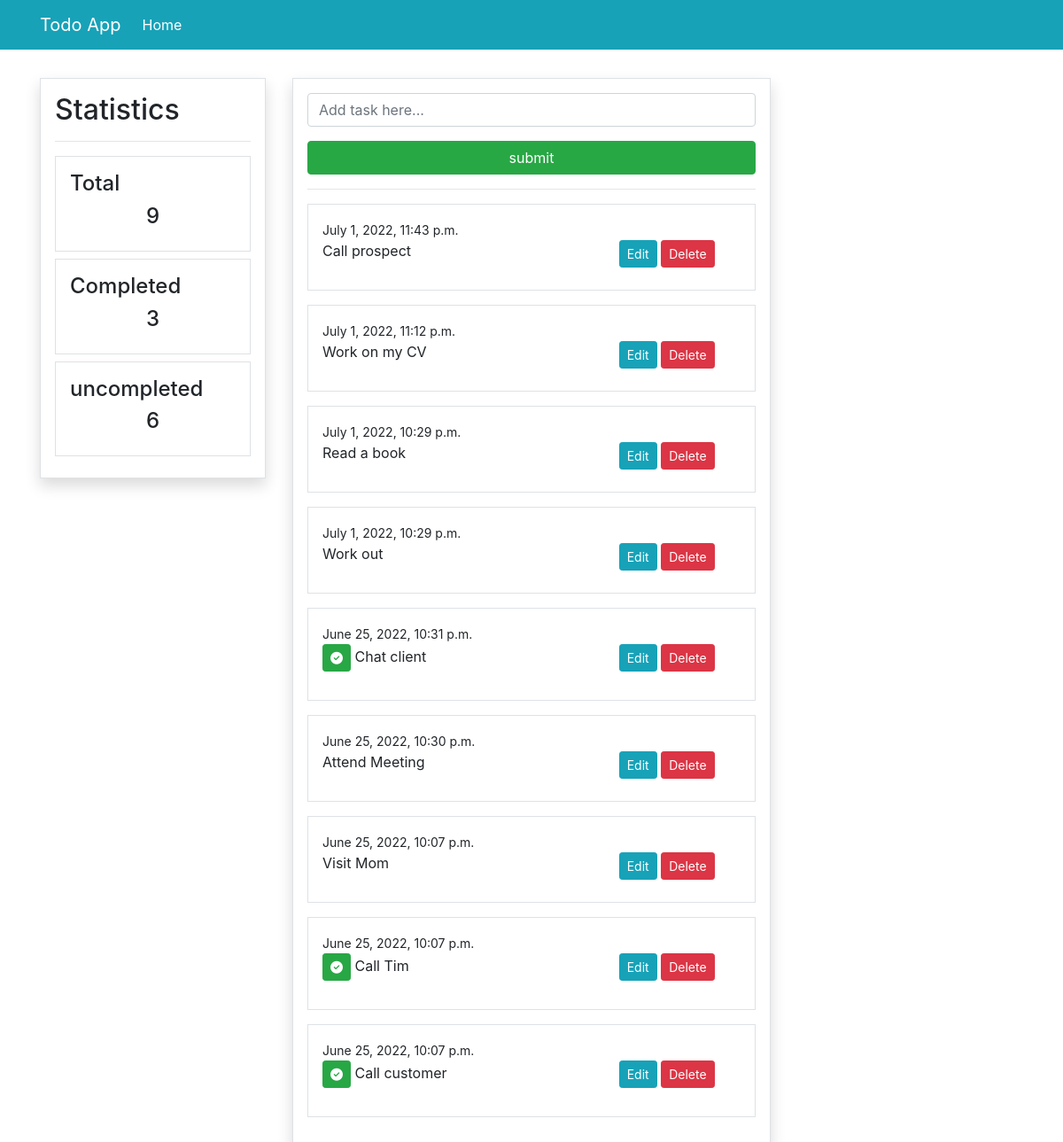
The app's page /, older data.
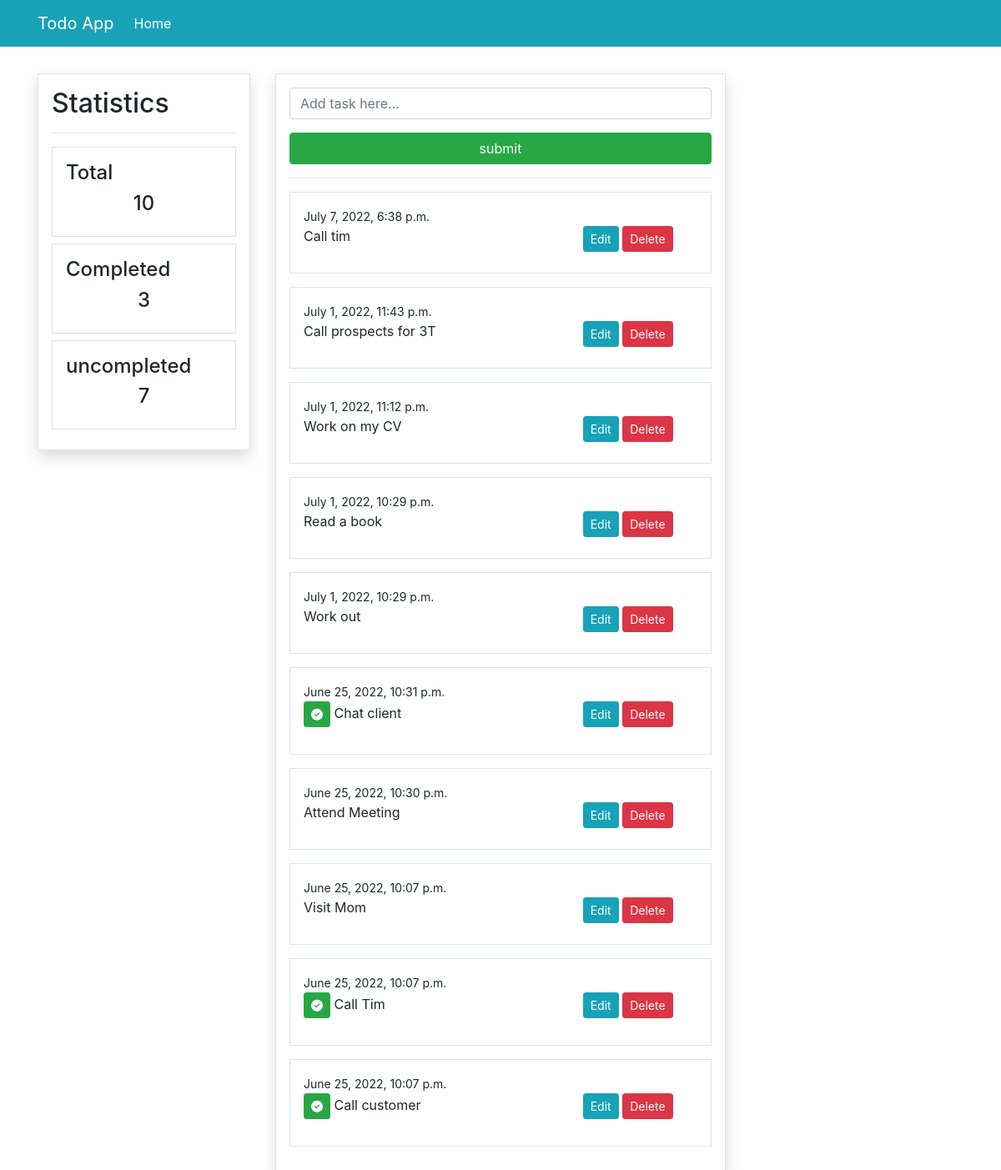
The same page, newer data.
### todoapp/models.py (models this page shows, shortened)
class Task(models.Model):
    content = models.CharField(max_length=100)
    date = models.DateTimeField(auto_now_add=True)
    complete = models.BooleanField(default=False)
    class Meta:
        ordering = ['-date']

### todoapp/views.py (the view)
# urls.py: path('', views.index, name ='todo-index'),
def index(request):
    todos = Task.objects.all()
    count_todos = todos.count()
    completed_todo = Task.objects.filter(complete=True)
    count_completed_todo = completed_todo.count()
    count_uncompleted_todo = count_todos - count_completed_todo
    if request.method== 'POST':
        form = TaskForm(request.POST)
        if form.is_valid:
            form.save()
            return redirect('/')
    else:
        form = TaskForm()
    context = {
        'todos': todos,
        'form': form,
        'count_todos': count_todos,
        'count_completed_todo': count_completed_todo,
        'count_completed_todo': count_completed_todo,
        'count_uncompleted_todo': count_uncompleted_todo
    }
    return render(request, 'todo/index.html', context)

### todoapp/forms.py
class TaskForm(forms.ModelForm):
    content = forms.CharField(label='', widget=forms.TextInput(attrs={'placeholder':'Add task here...'}))
    class Meta:
        model = Task
        fields = ['content']

### templates/todo/index.html (shortened to what this page needs)
{% extends 'partials/base.html' %}
{% load crispy_forms_tags %}
{% block content %}
    <div class="border p-3 shadow">
        <form method="POST">
            {{ form|crispy }}
            <input class="btn btn-success btn-block" type="submit" value="submit">
        </form>
        <hr>
        {% for todo in todos %}
        <div class="border p-3 mb-3">
            <small>{{todo.date}}</small>
            <div class="row">
                <div class="col-md-8">
                    {% if todo.complete == True %}
                    <p><span class="btn btn-success btn-sm"><i class="fa-solid fa-circle-check"></i></span> {{todo.content}}</p>
                    {% else %}
                    <p>{{todo.content}}</p>
                    {% endif %}
                </div>
                <div class="col-md-4">
                    <a class="btn btn-info btn-sm" href="{% url 'todo-update' todo.id %}">Edit</a>
                    <a class="btn btn-danger btn-sm" href="{% url 'todo-delete' todo.id %}">Delete</a>
                </div>
            </div>
        </div>
        {% endfor %}
    </div>
{% endblock %}

Row changes from the older to the newer data that the page shows:
added Task: date "July 7, 2022, 6:38 p.m.", content "Call tim"
changed Task: content "Call prospect" → "Call prospects for 3T"
Text that changed along with them:
{{ count_todos }}: "9" → "10"
{{ count_uncompleted_todo }}: "6" → "7"
